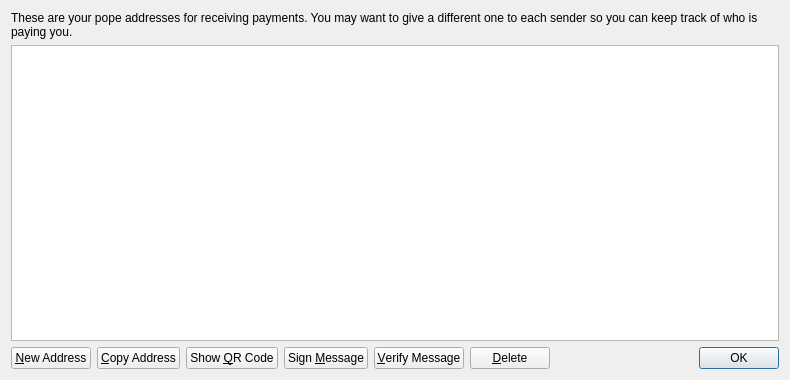
<?xml version="1.0" encoding="UTF-8"?>
<ui version="4.0">
 <class>AddressBookPage</class>
 <widget class="QWidget" name="AddressBookPage">
  <property name="geometry">
   <rect>
    <x>0</x>
    <y>0</y>
    <width>790</width>
    <height>380</height>
   </rect>
  </property>
  <property name="windowTitle">
   <string>Address Book</string>
  </property>
  <layout class="QVBoxLayout" name="verticalLayout">
   <item>
    <widget class="QLabel" name="labelExplanation">
     <property name="text">
      <string>These are your pope addresses for receiving payments. You may want to give a different one to each sender so you can keep track of who is paying you.</string>
     </property>
     <property name="textFormat">
      <enum>Qt::PlainText</enum>
     </property>
     <property name="wordWrap">
      <bool>true</bool>
     </property>
    </widget>
   </item>
   <item>
    <widget class="QTableView" name="tableView">
     <property name="contextMenuPolicy">
      <enum>Qt::CustomContextMenu</enum>
     </property>
     <property name="toolTip">
      <string>Double-click to edit address or label</string>
     </property>
     <property name="tabKeyNavigation">
      <bool>false</bool>
     </property>
     <property name="alternatingRowColors">
      <bool>true</bool>
     </property>
     <property name="selectionMode">
      <enum>QAbstractItemView::SingleSelection</enum>
     </property>
     <property name="selectionBehavior">
      <enum>QAbstractItemView::SelectRows</enum>
     </property>
     <property name="sortingEnabled">
      <bool>true</bool>
     </property>
     <attribute name="verticalHeaderVisible">
      <bool>false</bool>
     </attribute>
    </widget>
   </item>
   <item>
    <layout class="QHBoxLayout" name="horizontalLayout">
     <item>
      <widget class="QPushButton" name="newAddressButton">
       <property name="toolTip">
        <string>Create a new address</string>
       </property>
       <property name="text">
        <string>&amp;New Address</string>
       </property>
       <property name="icon">
        <iconset resource="../bitcoin.qrc">
         <normaloff>:/icons/add</normaloff>:/icons/add</iconset>
       </property>
      </widget>
     </item>
     <item>
      <widget class="QPushButton" name="copyToClipboard">
       <property name="toolTip">
        <string>Copy the currently selected address to the system clipboard</string>
       </property>
       <property name="text">
        <string>&amp;Copy Address</string>
       </property>
       <property name="icon">
        <iconset resource="../bitcoin.qrc">
         <normaloff>:/icons/editcopy</normaloff>:/icons/editcopy</iconset>
       </property>
      </widget>
     </item>
     <item>
      <widget class="QPushButton" name="showQRCode">
       <property name="text">
        <string>Show &amp;QR Code</string>
       </property>
       <property name="icon">
        <iconset resource="../bitcoin.qrc">
         <normaloff>:/icons/qrcode</normaloff>:/icons/qrcode</iconset>
       </property>
      </widget>
     </item>
     <item>
      <widget class="QPushButton" name="signMessage">
       <property name="toolTip">
        <string>Sign a message to prove you own a pope address</string>
       </property>
       <property name="text">
        <string>Sign &amp;Message</string>
       </property>
       <property name="icon">
        <iconset resource="../bitcoin.qrc">
         <normaloff>:/icons/edit</normaloff>:/icons/edit</iconset>
       </property>
      </widget>
     </item>
     <item>
      <widget class="QPushButton" name="verifyMessage">
       <property name="toolTip">
        <string>Verify a message to ensure it was signed with a specified pope address</string>
       </property>
       <property name="text">
        <string>&amp;Verify Message</string>
       </property>
       <property name="icon">
        <iconset resource="../bitcoin.qrc">
         <normaloff>:/icons/transaction_0</normaloff>:/icons/transaction_0</iconset>
       </property>
      </widget>
     </item>
     <item>
      <widget class="QPushButton" name="deleteButton">
       <property name="toolTip">
        <string>Delete the currently selected address from the list</string>
       </property>
       <property name="text">
        <string>&amp;Delete</string>
       </property>
       <property name="icon">
        <iconset resource="../bitcoin.qrc">
         <normaloff>:/icons/remove</normaloff>:/icons/remove</iconset>
       </property>
      </widget>
     </item>
     <item>
      <spacer name="horizontalSpacer">
       <property name="orientation">
        <enum>Qt::Horizontal</enum>
       </property>
       <property name="sizeHint" stdset="0">
        <size>
         <width>40</width>
         <height>20</height>
        </size>
       </property>
      </spacer>
     </item>
     <item>
      <widget class="QDialogButtonBox" name="buttonBox">
       <property name="sizePolicy">
        <sizepolicy hsizetype="Maximum" vsizetype="Fixed">
         <horstretch>0</horstretch>
         <verstretch>0</verstretch>
        </sizepolicy>
       </property>
       <property name="standardButtons">
        <set>QDialogButtonBox::Ok</set>
       </property>
      </widget>
     </item>
    </layout>
   </item>
  </layout>
 </widget>
 <resources>
  <include location="../bitcoin.qrc"/>
 </resources>
 <connections/>
</ui>
